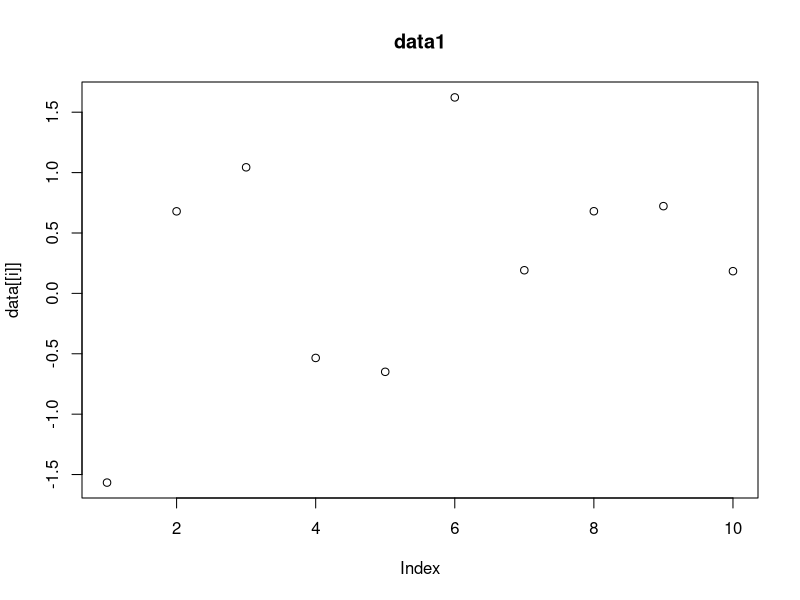
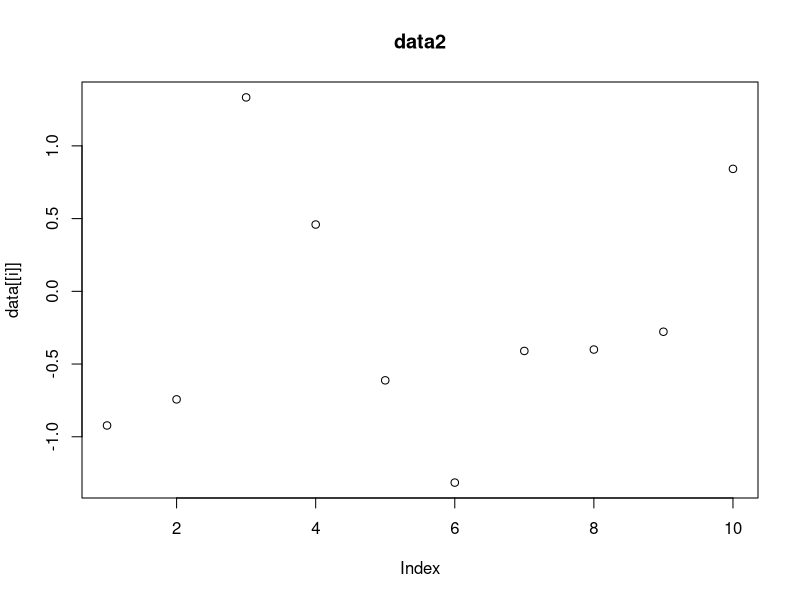
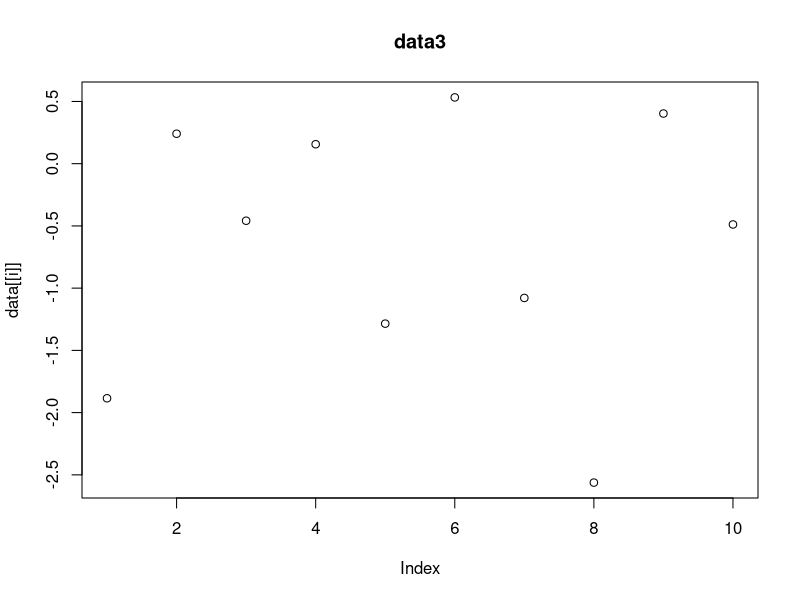
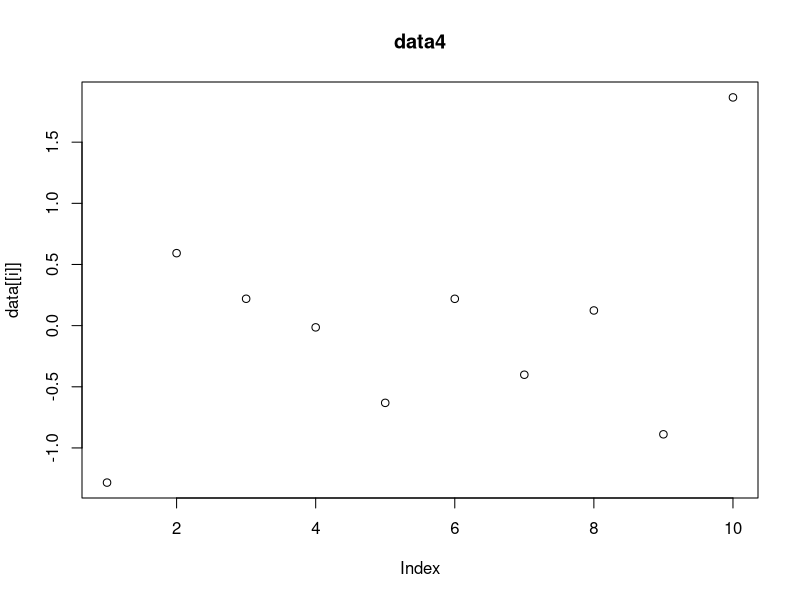
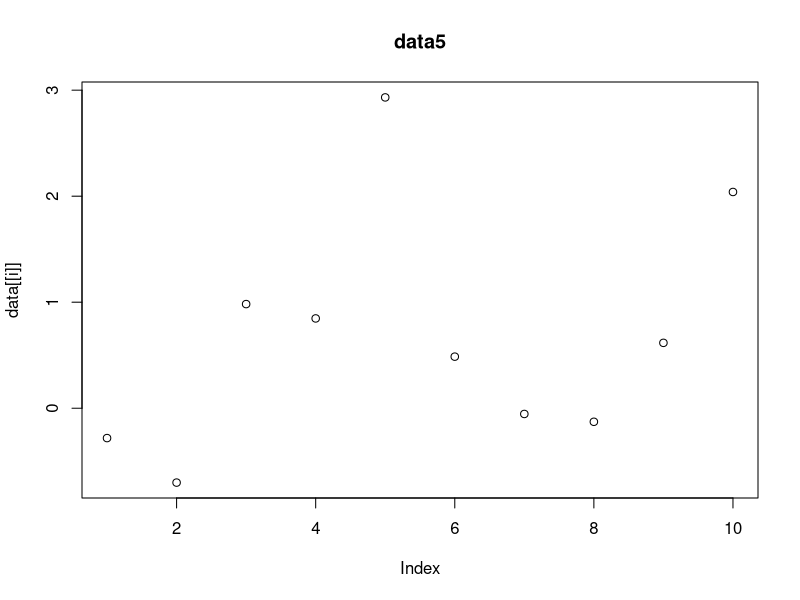
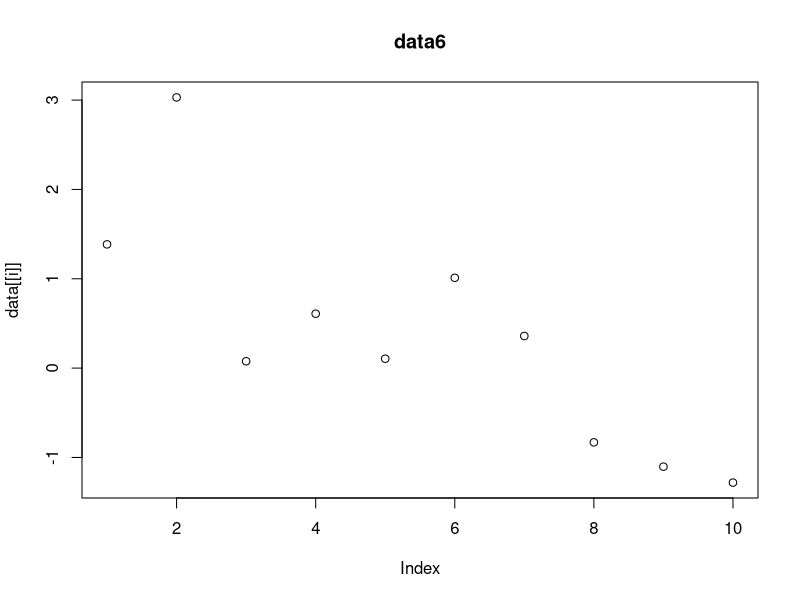
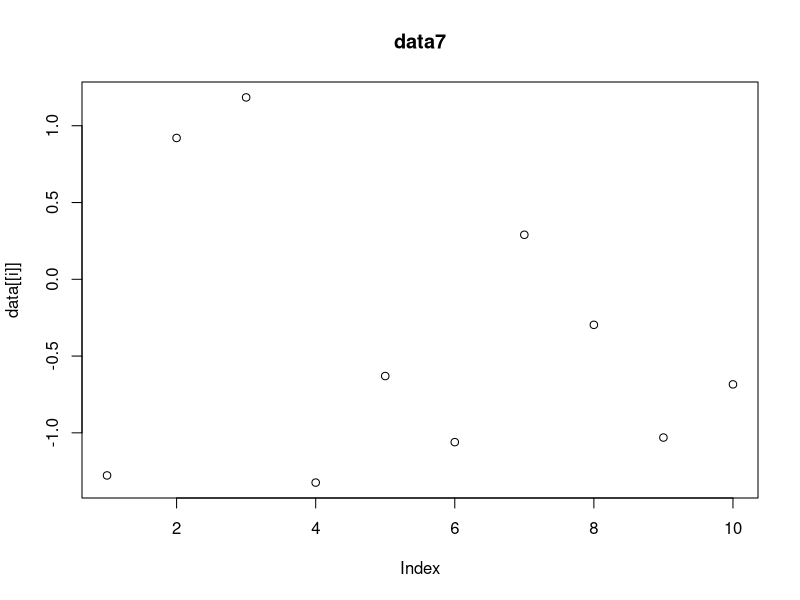
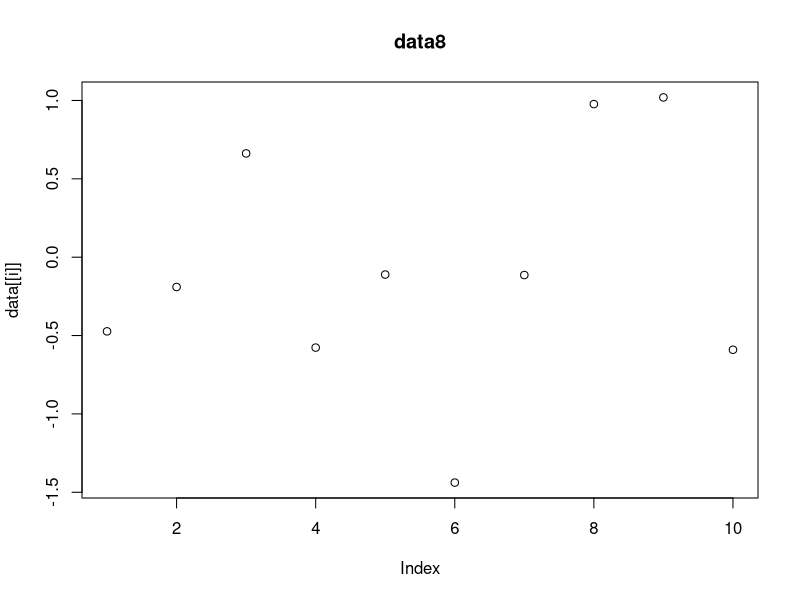

Write R code to recreate these figures, in order. (Note: this script raises an error after producing the figures.)
# generate list
n = 100
data_list <- list()
for (i in 1:n) {
  data_list[[i]] <- rnorm(10)
  names(data_list)[i] = paste0('data',i)
}

# create function to apply on the list items
plot_w_title <- function (i,data,directory) {
  # get name of list item
  data_name <- names(data_list)[i]

  # save plot with title
  pdf(file=paste0(directory,'/',data_name,'.pdf'))
  plot(data[[i]],main=data_name)
  dev.off()
}

# apply the function on the list items
system.time(
  lapply(
    seq_along(data_list),
    plot_w_title, 
    data=data_list, 
    directory='C:/Users/krose/Desktop/lapply_filename/plots'
  )
)
